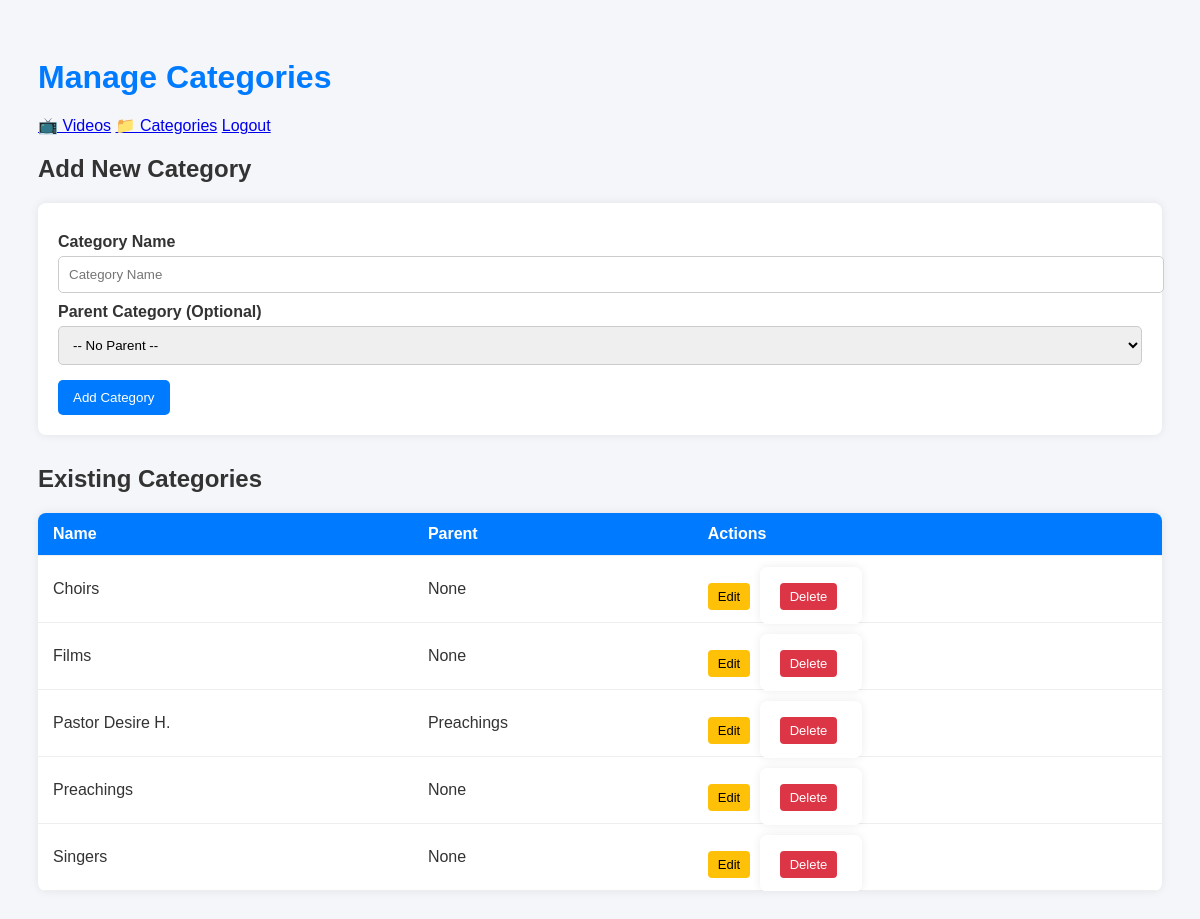
/admin/categories (signed in), run on an earlier commit of the app's database.
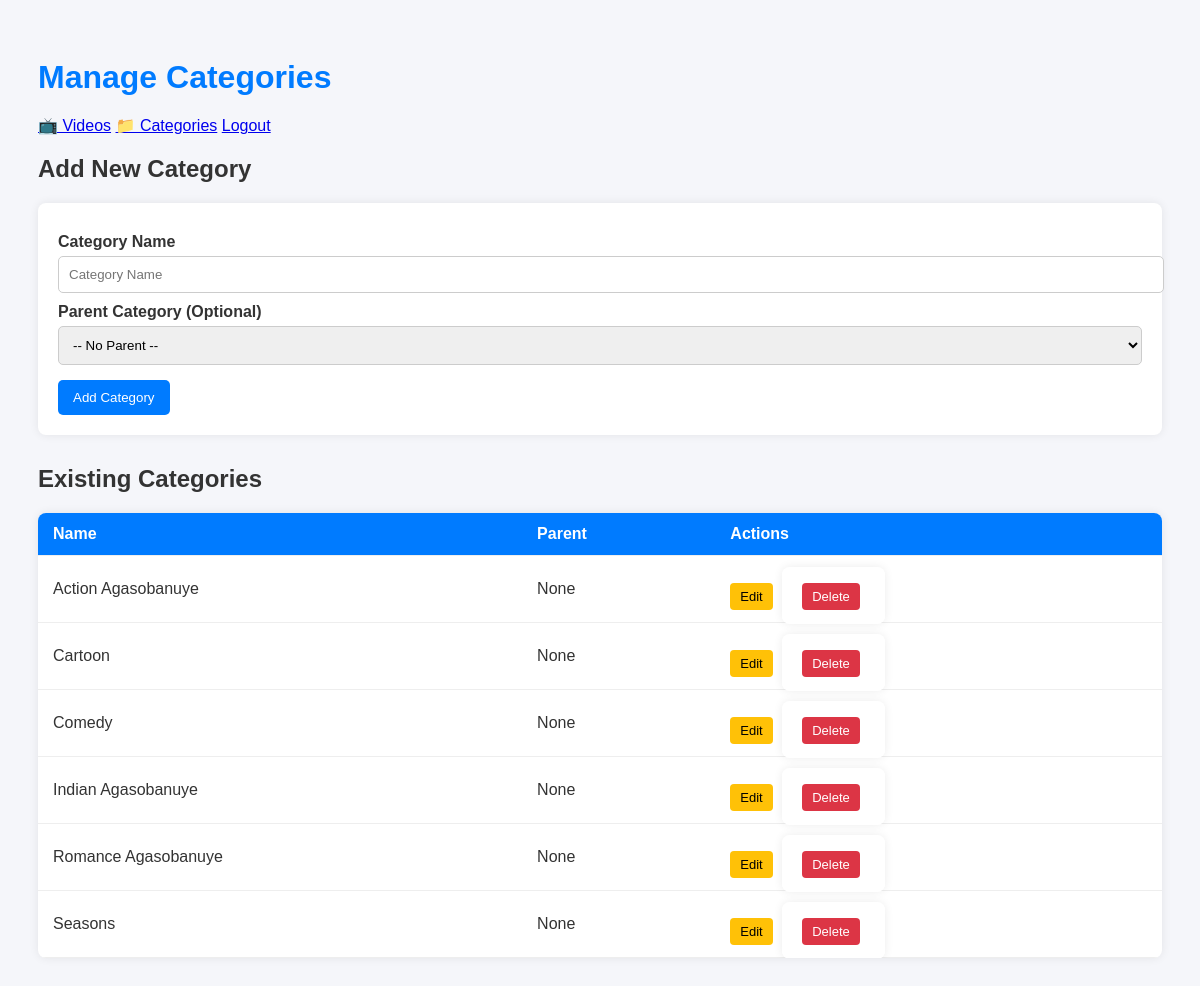
And on a later commit of the database.
### app.py (models this page shows)
class Category(db.Model):
    id = db.Column(db.Integer, primary_key=True)
    name = db.Column(db.String(120), nullable=False, unique=True)
    slug = db.Column(db.String(120), nullable=False, unique=True)
    parent_id = db.Column(db.Integer, db.ForeignKey("category.id"))
    parent = db.relationship("Category", remote_side=[id], backref="children")
    videos = db.relationship("Video", backref="category", lazy=True)

### app.py (the view, shortened to what this page needs)
@app.route("/admin/categories", methods=["GET", "POST"])
@admin_required
def manage_categories():
    return render_template("admin_categories.html", categories=Category.query.order_by(Category.name.asc()).all())

### app.py (called while the page is built)
@app.context_processor
def inject_globals():
    return dict(datetime=datetime)

@app.context_processor
def inject_categories():
    return {
        "categories": Category.query.order_by(Category.name).all()
    }

def admin_required(func):
    @wraps(func)
    def wrapper(*args, **kwargs):
        if not session.get("admin"):
            flash("Admin login required.", "danger")
            return redirect(url_for("admin_login"))
        return func(*args, **kwargs)
    return wrapper

### templates/admin_categories.html (shortened to what this page needs)
<!DOCTYPE html>
<html lang="en">
<head>
</head>
<body>
<h1>Manage Categories</h1>
<div class="nav">
    <a href="{{ url_for('manage_videos') }}">📺 Videos</a>
    <a href="{{ url_for('manage_categories') }}">📁 Categories</a>
    <a href="{{ url_for('admin_logout') }}">Logout</a>
</div>
<h2>Add New Category</h2>
<form method="POST" action="{{ url_for('manage_categories') }}">
    <label>Category Name</label>
    <input type="text" name="name" placeholder="Category Name" required>
    <label>Parent Category (Optional)</label>
    <select name="parent_id">
        <option value="">-- No Parent --</option>
    </select>
    <button type="submit">Add Category</button>
</form>
<h2>Existing Categories</h2>
<table>
    <thead>
        <tr>
            <th>Name</th>
            <th>Parent</th>
            <th>Actions</th>
        </tr>
    </thead>
    <tbody>
    {% for cat in categories %}
        <tr>
            <td>{{ cat.name }}</td>
            <td>{{ cat.parent.name if cat.parent else "None" }}</td>
            <td class="actions">
                <a class="edit" href="{{ url_for('edit_category', category_id=cat.id) }}">Edit</a>
                <form method="POST" action="{{ url_for('delete_category', category_id=cat.id) }}" style="display:inline;" onsubmit="return confirm('Delete this category?');">
                    <button type="submit" class="delete">Delete</button>
                </form>
            </td>
        </tr>
    {% endfor %}
    </tbody>
</table>
</body>
</html>

### templates/admin_categories.html (style rules this page uses)
body { font-family: Arial, sans-serif; background:#f5f6fa; padding:30px; color:#333; }
h1 { margin-bottom:20px; color:#007bff; }
form { background:#fff; padding:20px; border-radius:8px; box-shadow:0 0 10px rgba(0,0,0,0.08); margin-bottom:30px; }
form label { display:block; margin-top:10px; font-weight:bold; }
form input, form select { width:100%; padding:10px; margin-top:5px; border-radius:5px; border:1px solid #ccc; }
form button { margin-top:15px; padding:10px 15px; border:none; border-radius:5px; background:#007bff; color:white; cursor:pointer; }
table { width:100%; border-collapse: collapse; background:#fff; border-radius:8px; overflow:hidden; box-shadow:0 0 10px rgba(0,0,0,0.08); }
th, td { padding:12px 15px; text-align:left; border-bottom:1px solid #eee; }
th { background:#007bff; color:white; }
.actions button, .actions a { padding:6px 10px; border:none; border-radius:4px; cursor:pointer; font-size:13px; margin-right:5px; text-decoration:none; }
.edit { background:#ffc107; color:#000; }
.delete { background:#dc3545; color:white; }

What changed in the data, as far as the page shows it:
removed Category: name "Choirs", parent "None"
removed Category: name "Films", parent "None"
removed Category: name "Pastor Desire H.", parent "Preachings"
removed Category: name "Singers", parent "None"
added Category: name "Action Agasobanuye", parent "None"
added Category: name "Cartoon", parent "None"
added Category: name "Comedy", parent "None"
added Category: name "Indian Agasobanuye", parent "None"
added Category: name "Romance Agasobanuye", parent "None"
changed Category: name "Preachings" → "Seasons"
